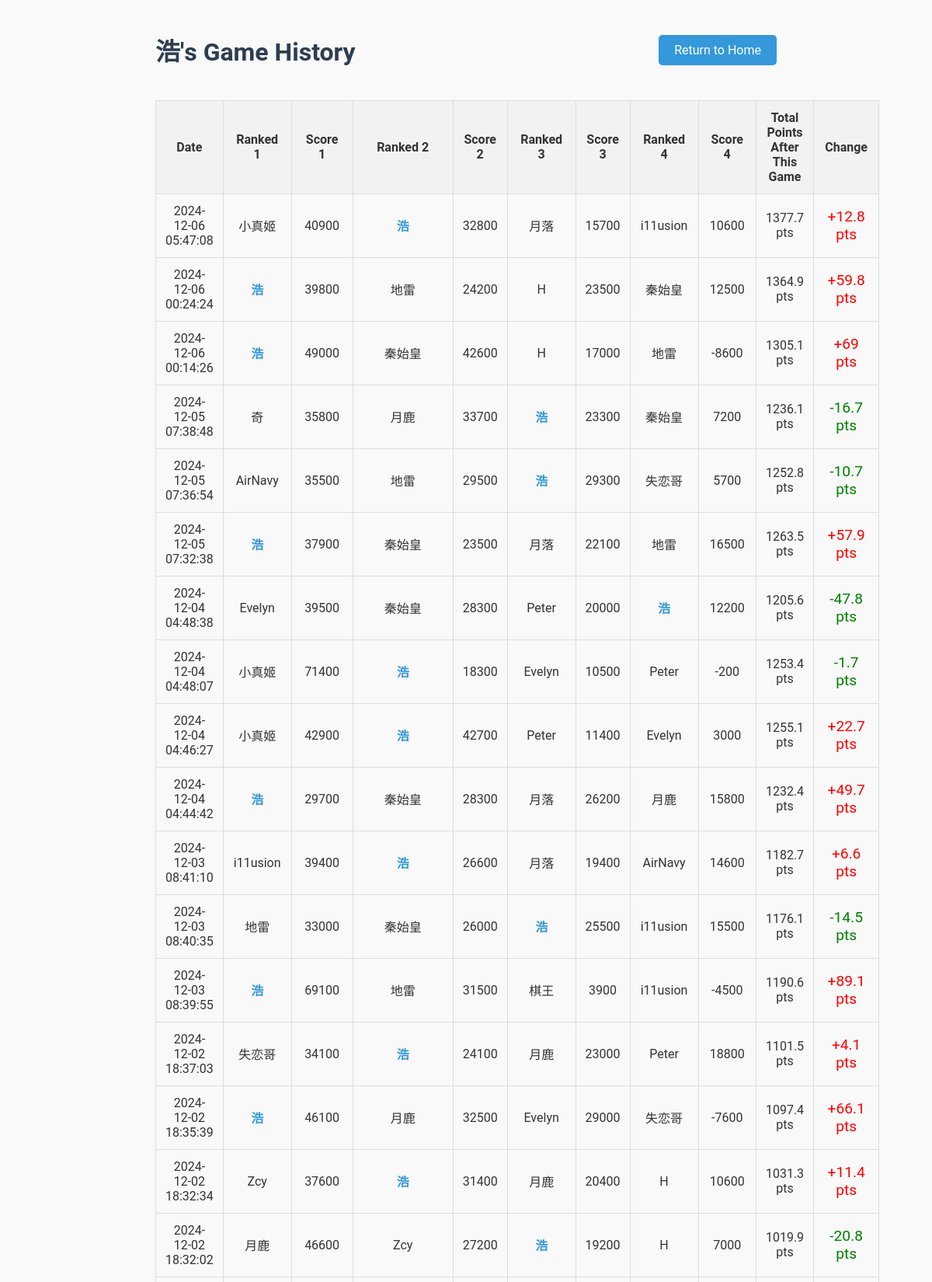
/player/浩 (upper part), run on the app's committed database.
### tables this page shows
CREATE TABLE games (
    game_id INTEGER PRIMARY KEY AUTOINCREMENT,
    player1 TEXT NOT NULL,
    player2 TEXT NOT NULL,
    player3 TEXT NOT NULL,
    player4 TEXT NOT NULL,
    raw_score1 INTEGER NOT NULL,
    raw_score2 INTEGER NOT NULL,
    raw_score3 INTEGER NOT NULL,
    raw_score4 INTEGER NOT NULL,
    final_score1 INTEGER NOT NULL,
    final_score2 INTEGER NOT NULL,
    final_score3 INTEGER NOT NULL,
    final_score4 INTEGER NOT NULL,
    game_date TIMESTAMP DEFAULT CURRENT_TIMESTAMP
, is_fenix BOOLEAN DEFAULT FALSE);

### app.py (the view)
@app.route("/player/<player_name>")
def player_statistics(player_name):
    player_name = unquote(player_name)  # Decode the URL-encoded player name
    conn = get_db_connection()
    cursor = conn.cursor()
    cursor.execute("""
    SELECT game_date, player1, player2, player3, player4,
           raw_score1, raw_score2, raw_score3, raw_score4,
           final_score1, final_score2, final_score3, final_score4
    FROM games
    WHERE ? IN (player1, player2, player3, player4)
    ORDER BY game_date DESC
    """, (player_name,))
    games = cursor.fetchall()
    running_total = 0
    processed_games = []
    for game in reversed(games):
        players_and_scores = [
            (game['player1'], game['raw_score1'], game['final_score1']),
            (game['player2'], game['raw_score2'], game['final_score2']),
            (game['player3'], game['raw_score3'], game['final_score3']),
            (game['player4'], game['raw_score4'], game['final_score4'])
        ]
        players_and_scores.sort(key=lambda x: x[2], reverse=True)  # Sort by final score
        current_game_points = None
        for player, raw_score, final_score in players_and_scores:
            if player == player_name:
                current_game_points = final_score
                break
        previous_total = running_total
        running_total += current_game_points  # Update cumulative points
        processed_games.append({
            'game_date': game['game_date'],
            'players_and_scores': players_and_scores,
            'point_change': round(current_game_points, 1),
            'previous_total': round(previous_total, 1),
            'total_points_after_game': round(running_total, 1)  # Round the running total
        })
    processed_games.reverse()
    conn.close()
    return render_template("player_statistics.html", player_name=player_name, games=processed_games)

### app.py (called while the page is built)
def get_db_connection():
    conn = sqlite3.connect('mahjong.db')
    conn.row_factory = sqlite3.Row  # Return rows as dictionaries
    return conn

### templates/player_statistics.html (shortened to what this page needs)
<!DOCTYPE html>
<html lang="en">
<head>
</head>
<body>
    <div class="container">
        <div class="header-row">
            <h1>{{ player_name }}'s Game History</h1>
            <div class="return-button">
                <a href="{{ url_for('home') }}">Return to Home</a>
            </div>
        </div>
        <table>
            <tr>
                <th>Date</th>
                <th>Ranked 1</th>
                <th>Score 1</th>
                <th>Ranked 2</th>
                <th>Score 2</th>
                <th>Ranked 3</th>
                <th>Score 3</th>
                <th>Ranked 4</th>
                <th>Score 4</th>
                <th>Total Points After This Game</th>
                <th>Change</th>
            </tr>
            {% for game in games %}
            <tr>
                <td>{{ game['game_date'] }}</td>
                {% for player, raw_score, final_score in game['players_and_scores'] %}
                <td class="{% if player == player_name %}player-highlight{% endif %}">
                    {{ player }}
                </td>
                <td>{{ raw_score }}</td>
                {% endfor %}
                <td>{{ '%.1f' % game['total_points_after_game'] }} pts</td>
                <td class="point-change {% if game['point_change'] > 0 %}positive-change{% else %}negative-change{% endif %}">
                    {% if game['point_change'] > 0 %}+{% endif %}{{ game['point_change'] }} pts
                </td>
            </tr>
            {% endfor %}
        </table>
    </div>
</body>
</html>

### templates/player_statistics.html (style rules this page uses)
body { font-family: 'Roboto', sans-serif; background-color: #f9f9f9; color: #333; margin: 0; padding: 20px; }
.container { max-width: 800px; margin: 0 auto; }
.header-row { display: flex; justify-content: space-between; align-items: center; margin-bottom: 20px; }
h1 { color: #2c3e50; }
table { width: 100%; border-collapse: collapse; margin-top: 20px; }
th, td { padding: 12px; border: 1px solid #ddd; text-align: center; }
th { background-color: #f2f2f2; }
.player-highlight { font-weight: bold; color: #3498db; }
.point-change { font-size: 1.2em; }
.positive-change { color: red; }
.negative-change { color: green; }
.return-button a { text-decoration: none; background-color: #3498db; color: #ffffff; padding: 10px 20px; border-radius: 5px; transition: background-color 0.3s; }

### data on the page
games: game_date "2024-12-06 05:47:08", player1 "小真姬", raw_score1 "40900", player2 "浩", raw_score2 "32800", player4 "月落", raw_score4 "15700", player3 "i11usion", raw_score3 "10600", total_points_after_game "1377.7", point_change "12.8"
games: game_date "2024-12-06 00:24:24", player2 "浩", raw_score2 "39800", player4 "地雷", raw_score4 "24200", player3 "H", raw_score3 "23500", player1 "秦始皇", raw_score1 "12500", total_points_after_game "1364.9", point_change "59.8"
games: game_date "2024-12-06 00:14:26", player2 "浩", raw_score2 "49000", player1 "秦始皇", raw_score1 "42600", player4 "H", raw_score4 "17000", player3 "地雷", raw_score3 "-8600", total_points_after_game "1305.1", point_change "69"
games: game_date "2024-12-05 07:38:48", player3 "奇", raw_score3 "35800", player4 "月鹿", raw_score4 "33700", player1 "浩", raw_score1 "23300", player2 "秦始皇", raw_score2 "7200", total_points_after_game "1236.1", point_change "-16.7"
games: game_date "2024-12-05 07:36:54", player1 "AirNavy", raw_score1 "35500", player3 "地雷", raw_score3 "29500", player2 "浩", raw_score2 "29300", player4 "失恋哥", raw_score4 "5700", total_points_after_game "1252.8", point_change "-10.7"
games: game_date "2024-12-05 07:32:38", player2 "浩", raw_score2 "37900", player1 "秦始皇", raw_score1 "23500", player4 "月落", raw_score4 "22100", player3 "地雷", raw_score3 "16500", total_points_after_game "1263.5", point_change "57.9"
games: game_date "2024-12-04 04:48:38", player3 "Evelyn", raw_score3 "39500", player4 "秦始皇", raw_score4 "28300", player1 "Peter", raw_score1 "20000", player2 "浩", raw_score2 "12200", total_points_after_game "1205.6", point_change "-47.8"
games: game_date "2024-12-04 04:48:07", player4 "小真姬", raw_score4 "71400", player1 "浩", raw_score1 "18300", player2 "Evelyn", raw_score2 "10500", player3 "Peter", raw_score3 "-200", total_points_after_game "1253.4", point_change "-1.7"
games: game_date "2024-12-04 04:46:27", player3 "小真姬", raw_score3 "42900", player4 "浩", raw_score4 "42700", player1 "Peter", raw_score1 "11400", player2 "Evelyn", raw_score2 "3000", total_points_after_game "1255.1", point_change "22.7"
games: game_date "2024-12-04 04:44:42", player3 "浩", raw_score3 "29700", player2 "秦始皇", raw_score2 "28300", player1 "月落", raw_score1 "26200", player4 "月鹿", raw_score4 "15800", total_points_after_game "1232.4", point_change "49.7"
games: game_date "2024-12-03 08:41:10", player3 "i11usion", raw_score3 "39400", player1 "浩", raw_score1 "26600", player2 "月落", raw_score2 "19400", player4 "AirNavy", raw_score4 "14600", total_points_after_game "1182.7", point_change "6.6"
games: game_date "2024-12-03 08:40:35", player3 "地雷", raw_score3 "33000", player1 "秦始皇", raw_score1 "26000", player2 "浩", raw_score2 "25500", player4 "i11usion", raw_score4 "15500", total_points_after_game "1176.1", point_change "-14.5"
games: game_date "2024-12-03 08:39:55", player4 "浩", raw_score4 "69100", player3 "地雷", raw_score3 "31500", player1 "棋王", raw_score1 "3900", player2 "i11usion", raw_score2 "-4500", total_points_after_game "1190.6", point_change "89.1"
games: game_date "2024-12-02 18:37:03", player4 "失恋哥", raw_score4 "34100", player1 "浩", raw_score1 "24100", player2 "月鹿", raw_score2 "23000", player3 "Peter", raw_score3 "18800", total_points_after_game "1101.5", point_change "4.1"
games: game_date "2024-12-02 18:35:39", player1 "浩", raw_score1 "46100", player3 "月鹿", raw_score3 "32500", player2 "Evelyn", raw_score2 "29000", player4 "失恋哥", raw_score4 "-7600", total_points_after_game "1097.4", point_change "66.1"
games: game_date "2024-12-02 18:32:34", player2 "Zcy", raw_score2 "37600", player1 "浩", raw_score1 "31400", player4 "月鹿", raw_score4 "20400", player3 "H", raw_score3 "10600", total_points_after_game "1031.3", point_change "11.4"
games: game_date "2024-12-02 18:32:02", player4 "月鹿", raw_score4 "46600", player3 "Zcy", raw_score3 "27200", player2 "浩", raw_score2 "19200", player1 "H", raw_score1 "7000", total_points_after_game "1019.9", point_change "-20.8"

### other printed values
{{ player_name }} "浩"
